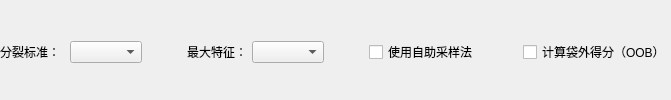
            <widget class="QWidget" name="rfRegressorPage">
             <layout class="QGridLayout" name="rfRegressorGridLayout">
              <property name="leftMargin">
               <number>0</number>
              </property>
              <property name="topMargin">
               <number>5</number>
              </property>
              <property name="rightMargin">
               <number>0</number>
              </property>
              <property name="bottomMargin">
               <number>0</number>
              </property>
              <property name="horizontalSpacing">
               <number>5</number>
              </property>
              <property name="verticalSpacing">
               <number>15</number>
              </property>
              <item row="0" column="9">
               <widget class="QCheckBox" name="isCalculateOOBScoreCheckBox">
                <property name="text">
                 <string>计算袋外得分（OOB）</string>
                </property>
               </widget>
              </item>
              <item row="0" column="6">
               <spacer name="rfParameterSettingHorizontalSpacer2">
                <property name="orientation">
                 <enum>Qt::Horizontal</enum>
                </property>
                <property name="sizeHint" stdset="0">
                 <size>
                  <width>40</width>
                  <height>20</height>
                 </size>
                </property>
               </spacer>
              </item>
              <item row="0" column="2">
               <spacer name="rfParameterSettingHorizontalSpacer1">
                <property name="orientation">
                 <enum>Qt::Horizontal</enum>
                </property>
                <property name="sizeHint" stdset="0">
                 <size>
                  <width>40</width>
                  <height>20</height>
                 </size>
                </property>
               </spacer>
              </item>
              <item row="0" column="7">
               <widget class="QCheckBox" name="isUsingBootstrapCheckBox">
                <property name="text">
                 <string>使用自助采样法</string>
                </property>
               </widget>
              </item>
              <item row="0" column="8">
               <spacer name="rfParameterSettingHorizontalSpacer3">
                <property name="orientation">
                 <enum>Qt::Horizontal</enum>
                </property>
                <property name="sizeHint" stdset="0">
                 <size>
                  <width>40</width>
                  <height>20</height>
                 </size>
                </property>
               </spacer>
              </item>
              <item row="0" column="4">
               <widget class="QLabel" name="maxFeatureLabel">
                <property name="text">
                 <string>最大特征：</string>
                </property>
               </widget>
              </item>
              <item row="0" column="5">
               <widget class="QComboBox" name="maxFeatureComboBox"/>
              </item>
              <item row="0" column="1">
               <widget class="QComboBox" name="splitStandardComboBox"/>
              </item>
              <item row="0" column="0">
               <widget class="QLabel" name="splitStandardLabel">
                <property name="minimumSize">
                 <size>
                  <width>65</width>
                  <height>0</height>
                 </size>
                </property>
                <property name="text">
                 <string>分裂标准：</string>
                </property>
               </widget>
              </item>
             </layout>
            </widget>
